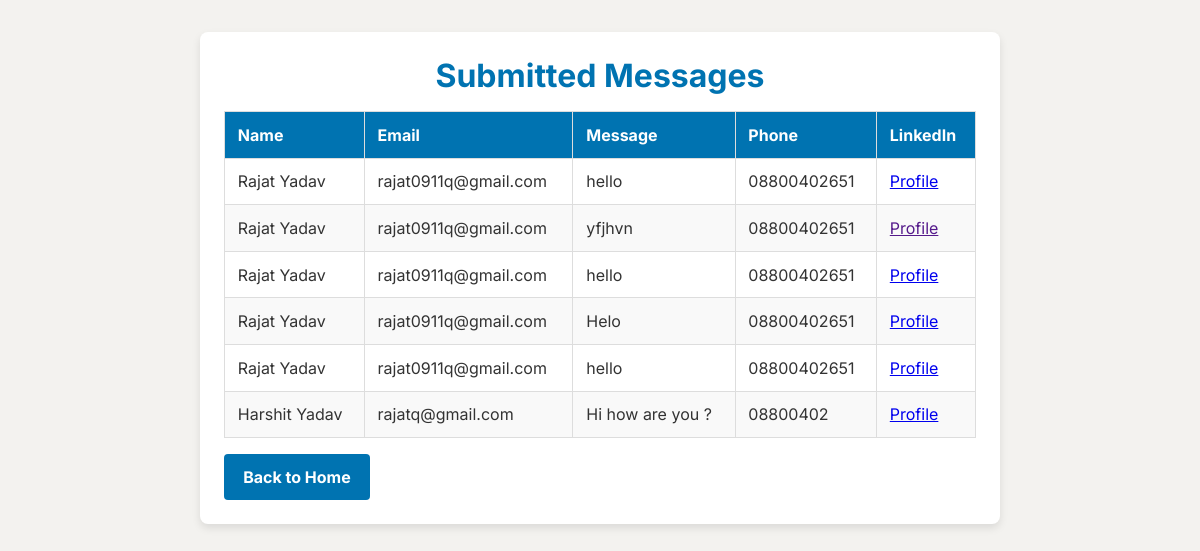
The app's page /messages, older data.
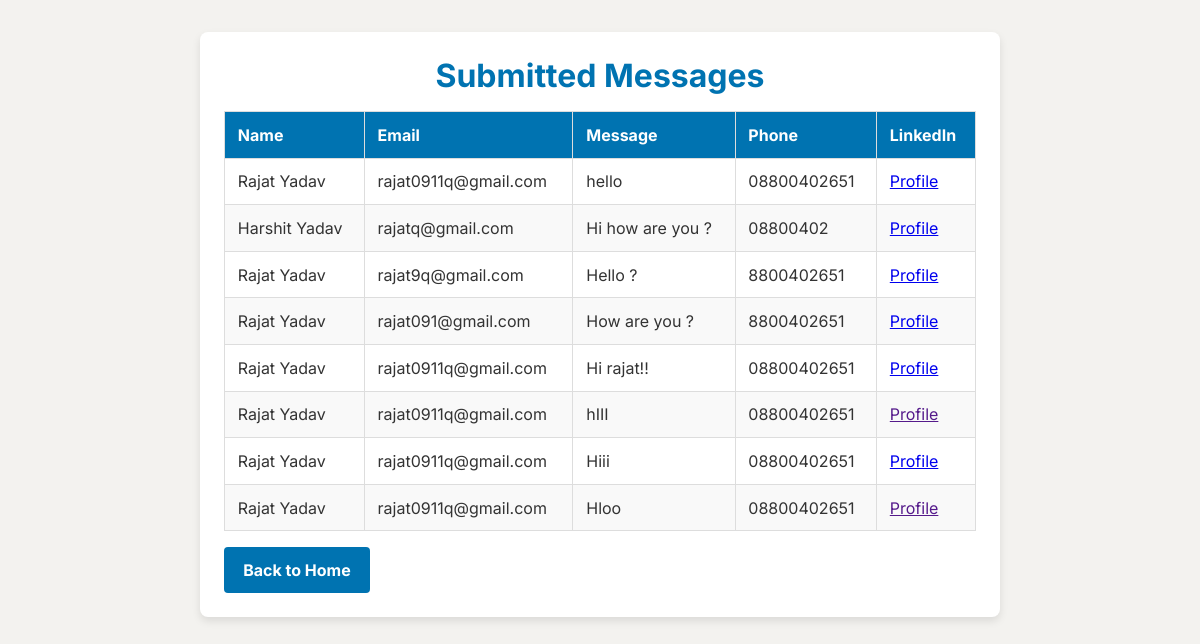
The same page, newer data.
### app/models.py (models this page shows, shortened)
class ContactMessage(db.Model):
    id = db.Column(db.Integer, primary_key=True)  # Auto-incrementing ID
    name = db.Column(db.String(100), nullable=False)  # Name of the user
    email = db.Column(db.String(120), unique=False, nullable=False)  # Email of the user
    message = db.Column(db.Text, nullable=False)  # Message content
    phone = db.Column(db.Integer, unique=False, nullable=False)  # Phone content
    linkedin = db.Column(db.String(120), unique=False, nullable=False)  # LinkedIn content
    timestamp = db.Column(db.DateTime, default=db.func.current_timestamp(), nullable=False)  # Timestamp

### app/routes.py (the view)
@main.route('/messages')
def view_messages():
    messages = ContactMessage.query.all()
    return render_template('messages.html', messages=messages)  # Create a messages.html file

### app/templates/messages.html (shortened to what this page needs)
<!DOCTYPE html>
<html lang="en">
<head>
    <link rel="stylesheet" href="{{ url_for('static', filename='styles.css') }}">
</head>
<body>
    <div class="container">
        <h1>Submitted Messages</h1>
        <table>
            <thead>
                <tr>
                    <th>Name</th>
                    <th>Email</th>
                    <th>Message</th>
                    <th>Phone</th>
                    <th>LinkedIn</th>
                </tr>
            </thead>
            <tbody>
                {% for message in messages %}
                <tr>
                    <td>{{ message.name }}</td>
                    <td>{{ message.email }}</td>
                    <td>{{ message.message }}</td>
                    <td>{{ message.phone }}</td>
                    <td>
                        <a href="{{ message.linkedin }}" target="_blank">Profile</a>
                    </td>
                </tr>
                {% endfor %}
            </tbody>
        </table>
        <a href="/" class="btn-back">Back to Home</a>
    </div>
</body>
</html>

Row changes from the older to the newer data that the page shows:
removed ContactMessage: name "Rajat Yadav", email "rajat0911q@gmail.com", message "hello", phone "08800402651"
removed ContactMessage: name "Rajat Yadav", email "rajat0911q@gmail.com", message "yfjhvn", phone "08800402651"
removed ContactMessage: name "Rajat Yadav", email "rajat0911q@gmail.com", message "hello", phone "08800402651"
removed ContactMessage: name "Rajat Yadav", email "rajat0911q@gmail.com", message "Helo", phone "08800402651"
added ContactMessage: name "Rajat Yadav", email "rajat9q@gmail.com", message "Hello ?", phone "8800402651"
added ContactMessage: name "Rajat Yadav", email "rajat091@gmail.com", message "How are you ?", phone "8800402651"
added ContactMessage: name "Rajat Yadav", email "rajat0911q@gmail.com", message "Hi rajat!!", phone "08800402651"
added ContactMessage: name "Rajat Yadav", email "rajat0911q@gmail.com", message "hIII", phone "08800402651"
added ContactMessage: name "Rajat Yadav", email "rajat0911q@gmail.com", message "Hiii", phone "08800402651"
added ContactMessage: name "Rajat Yadav", email "rajat0911q@gmail.com", message "Hloo", phone "08800402651"
